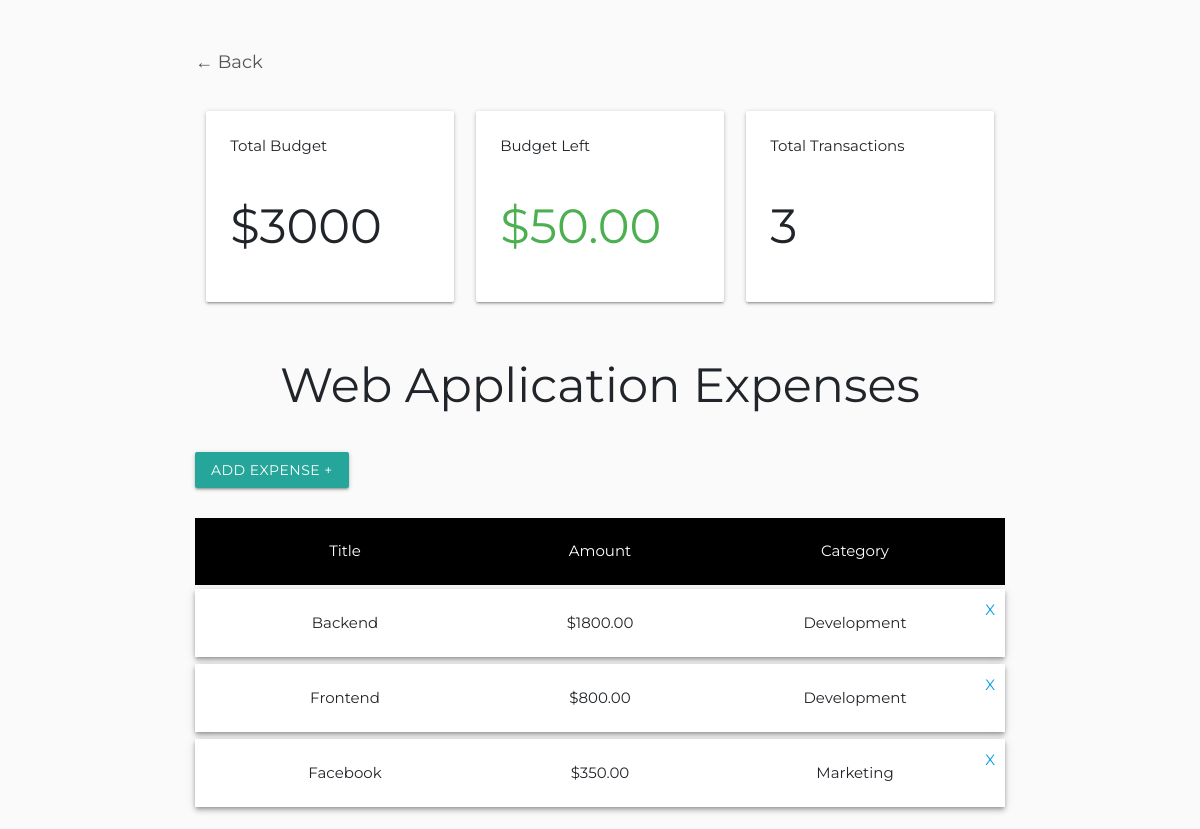
The page /web-application/ on the database its author committed.
### budget/models.py (models this page shows, shortened)
class Project(models.Model):
    name = models.CharField(max_length=120)
    slug = models.SlugField(max_length=120, unique=True, blank=True)
    budget = models.IntegerField(validators=[MinValueValidator(1)])
    date_created = models.DateTimeField(auto_now_add=True)
    def budget_left(self):
        project_expenses = Expense.objects.filter(project=self)
        expense_val = 0
        for expense in project_expenses:
            expense_val += expense.amount
        budget_left = self.budget - expense_val
        return budget_left
    def total_transactions(self):
        expenses_count = Expense.objects.filter(project=self).count()
        return expenses_count

class Expense(models.Model):
    project = models.ForeignKey(Project, on_delete=models.CASCADE, related_name="expenses")
    title = models.CharField(max_length=120)
    amount = models.DecimalField(max_digits=8, decimal_places=2, default=None)
    category = models.ForeignKey(Category, on_delete=models.CASCADE)

class Category(models.Model):
    category = models.CharField(max_length=120)
    class Meta:
        verbose_name_plural = "Categories"
    def __str__(self):
        return self.category

### budget/views.py (the view, shortened to what this page needs)
# urls.py: path('<slug:project_slug>/', views.project_details, name="project_details"),
def project_details(request, project_slug):
    project = get_object_or_404(Project, slug=project_slug)
    categories = Category.objects.all()
    form = ExpenseForm()
    context = {
        'project': project,
        'expenses': project.expenses.all(),
        'form': form,
    }
    return render(request, 'budget/detail_project.html', context)

### budget/templates/budget/detail_project.html (shortened to what this page needs)
{% extends "budget/base.html" %}
{% load crispy_forms_tags %}
{% block content %}
<h3><a href="/" style="text-decoration: none; color:#555; font-size: 18px">&larr; Back</a></h3>
    <div class="row">
        <div class="col col-sm-12 col-md-4">
            <div class="card-panel">
                <div>Total Budget</div>
                <h1 class="bold">${{ project.budget }}</h1>
            </div>
        </div>
        <div class="col col-sm-12 col-md-4">
            <div class="card-panel">
                <div>Budget Left</div>
                {% if project.budget_left < 0 %}
                    <h1 class="bold red-text">${{ project.budget_left }}</h1>
                {% elif project.budget_left == 0 %}
                    <h1 class="bold orange-text">${{ project.budget_left }}</h1>
                {% else %}
                    <h1 class="bold green-text">${{ project.budget_left }}</h1>
                {% endif %}
            </div>
        </div>
        <div class="col col-sm-12 col-md-4">
            <div class="card-panel">
                <div>Total Transactions</div>
                <h1 class="bold">{{ project.total_transactions }}</h1>
            </div>
        </div>
    </div>
    <h1 class="center">{{ project.name }} Expenses</h1>
    <div class="section button-section">
        <a href="#modal1" class="btn modal-trigger">Add Expense +</a>
    </div>
    <div class="section expenses-list-section">
        <div class="expense-row black lighten-3 white-text">
            <div class="row mb-1 p-4 center">
                <div class="col col-sm-12 col-md-4">
                    Title
                </div>
                <div class="col col-sm-12 col-md-4">
                    Amount
                </div>
                <div class="col col-sm-12 col-md-4">
                    Category
                </div>
            </div>
        </div>
        {% if expenses %}
            {% for expense in expenses %}
            <div class="expense-row white z-depth-2">
                <div class="row position-relative mb-2 p-4 center">
                    <div class="col col-sm-12 col-md-4">
                        {{ expense.title }}
                    </div>
                    <div class="col col-sm-12 col-md-4">
                        ${{ expense.amount }}
                    </div>
                    <div class="col col-sm-12 col-md-4">
                        {{ expense.category }}
                    </div>
                    <a href="{% url 'budget:confirm_page' expense.id project.slug %}" class="position-absolute remove-icon">X</a>
                </div>
            </div>
            {% endfor %}
        {% else %}
            <p class="center">No expenses</p>
        {% endif %}
    </div>
{% endblock content %}

### budget/static/css/style.css (style rules this page uses)
body { font-family: 'Montserrat', sans-serif; }
h1 { font-size: 4vw; }
.remove-icon { right: 10px; top: 10px; }

### rows shown on the page
Project: budget "3000", budget_left "50.00", total_transactions "3", name "Web Application"
Expense: title "Backend", amount "1800.00", category "Development"
Expense: title "Frontend", amount "800.00", category "Development"
Expense: title "Facebook", amount "350.00", category "Marketing"
